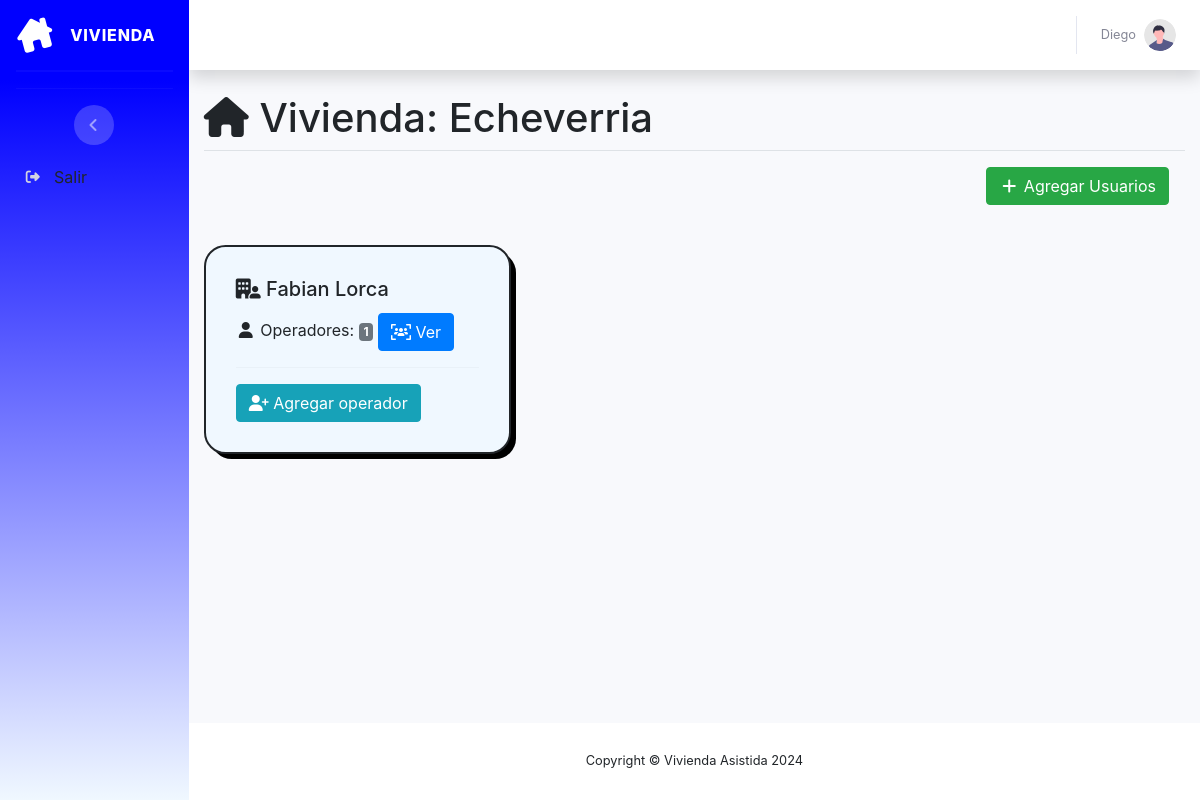
The app's page /buttons.php?id=10 (signed in) with its own data.
### tables this page shows
CREATE TABLE `casas` (
  `id_casas` int(11) NOT NULL,
  `nombre_c` varchar(250) NOT NULL,
  `direccion_c` varchar(250) NOT NULL,
  `telefono_c` varchar(250) NOT NULL
);

CREATE TABLE `usuarios` (
  `id_usuarios` int(11) NOT NULL,
  `nombre_u` varchar(250) NOT NULL,
  `apellido_u` varchar(250) NOT NULL
);

### buttons.php (the view, shortened to what this page needs)
<?php
include_once 'bd/conexion.php';
$conn = new mysqli($servername, $username, $password, $dbname);
if (isset($_GET['id'])) {
    $id_casas = $_GET['id'];
    $consulta = "SELECT usuarios.id_usuarios, usuarios.nombre_u, usuarios.apellido_u, COUNT(viviendas.id_operadores) AS cantidad_operadores, GROUP_CONCAT(viviendas.id_operadores) AS operadores
                 FROM viviendas
                 JOIN usuarios ON viviendas.id_usuarios = usuarios.id_usuarios
                 WHERE viviendas.id_casas = $id_casas
                 GROUP BY usuarios.nombre_u, usuarios.apellido_u";
}
$resultado = $conn->query($consulta);
if ($resultado) {
    $data = $resultado->fetch_all(MYSQLI_ASSOC);
$nombre_vivienda = 'Todas las viviendas';
if (isset($_GET['id'])) {
    $consulta_vivienda = "SELECT nombre_c FROM casas WHERE id_casas = $id_casas";
    $resultado_vivienda = $conn->query($consulta_vivienda);
    if ($resultado_vivienda && $resultado_vivienda->num_rows > 0) {
        $vivienda = $resultado_vivienda->fetch_assoc();
        $nombre_vivienda = $vivienda['nombre_c'];
    }
}
    require_once "vistas/parte_superior.php";
    ?>
    <div class="container">
        <h1>
            <?php echo "<i class='fas fa-home'></i>  Vivienda: " . $nombre_vivienda; ?></h1>
        <div class="row">
            <div class="col-lg-12">
                <div class="modal-footer">
                <button id="btnNuevo" type="button" class="btn btn-success" data-toggle="modal" data-target="#modalCRUD">
                    <i class="fas fa-fw fa-plus"></i> Agregar Usuarios</button>
                </div>
            </div>
        </div>
    </div>
    <br>
    <?php
    if (count($data) > 0) {
    ?>
    <div class="container">
        <div class="row">
            <?php
            foreach ($data as $dat) {
                $id_usuarios = isset($dat['id_usuarios']) ? $dat['id_usuarios'] : 'N/A';
                $nombre_usuario = isset($dat['nombre_u']) ? $dat['nombre_u'] : 'N/A';
                $apellido_usuario = isset($dat['apellido_u']) ? $dat['apellido_u'] : 'N/A';
                $cantidad_operadores = isset($dat['cantidad_operadores']) ? $dat['cantidad_operadores'] : 0;
                $operadores = isset($dat['operadores']) ? $dat['operadores'] : 'N/A';
                ?>
                <div class="col-lg-4 mb-4">
                    <div class="card" style="border-radius: 1.35rem; background: aliceblue;">
                        <div class="card-body">
                            <h5 class="card-title"><i class="fa-solid fa-building-user"></i> <?php echo $nombre_usuario . ' ' . $apellido_usuario ?></h5>
                            <p class="card-text"><i class="fas fa-fw fa-user"></i> Operadores: <span class="badge badge-secondary"><?php echo $cantidad_operadores ?></span> <a href="operadores.php?id_casas=<?php echo $id_casas ?>&id_operadores=<?php echo $operadores ?>&id_usuarios=<?php echo $id_usuarios?>" class="btn btn-primary">
                                <i class="fa-solid fa-users-viewfinder"></i> Ver
                                </a></p>
                            <hr>
                            <div class="btn-group" role="group">
                                <button type="button" class="btn btn-info btnAgregar" data-toggle="modal" data-target="#modalAgregarOperador" data-nombre-usuario="<?php echo $nombre_usuario . ' ' . $apellido_usuario ?>" data-id-usuario="<?php echo $id_usuarios ?>">
                                <i class="fa-solid fa-user-plus"></i> Agregar operador
                                </button>
                            </div>
                        </div>
                    </div>
                </div>
                <?php
            }
            ?>
        </div>
    </div>
    <?php
    }
    ?>
    <?php
    require_once "vistas/parte_inferior.php";
} else {
    die("Error en la consulta: " . $conn->error);
}
?>

### buttons.php (style rules this page uses)
.card, .card-flex { border: 1px solid #ccc; border-radius: 25px; padding: 10px; background-color: aliceblue; color: #000; fill: var(--e-global-color-primary); color: var(--e-global-color-primary); border-style: solid; border-width: 2px; border-color: var(--e-global-color-primary); box-shadow: 6px 6px 0px -1px #000000; }

### records on screen
casas: nombre_c "Echeverria"
usuarios: nombre_u "Fabian", apellido_u "Lorca", cantidad_operadores "1"

### other values on screen
$username "Diego"
